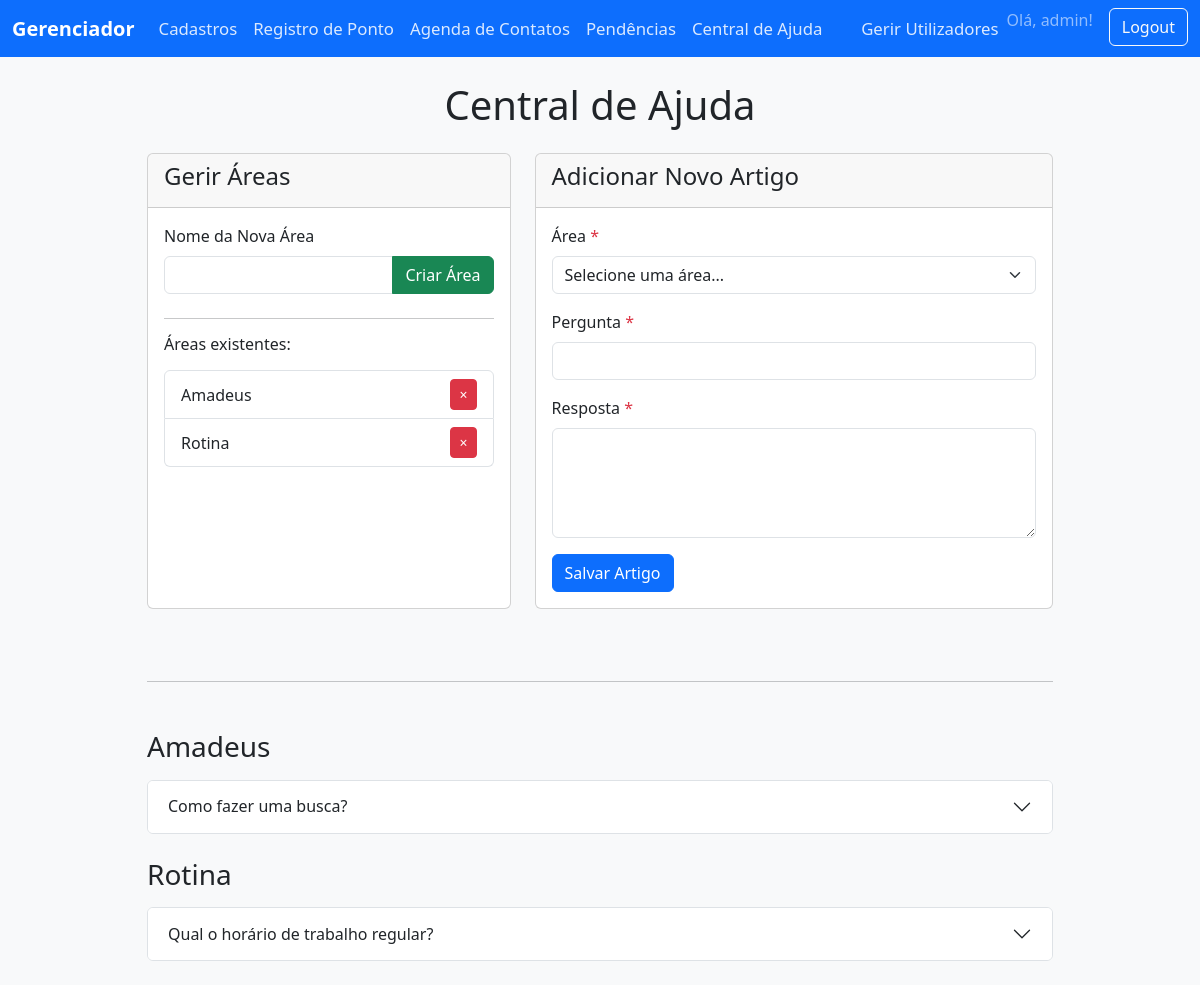
The app's page /ajuda (signed in), older data.
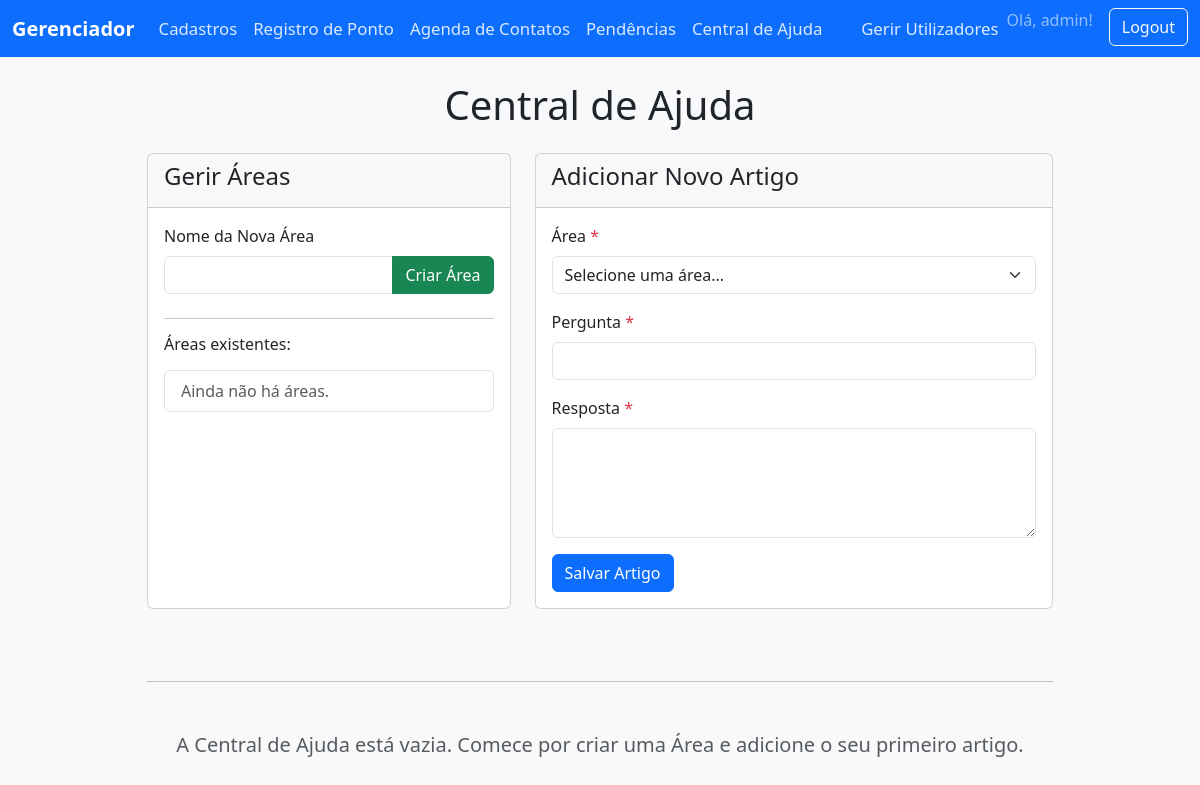
The same page, newer data.
### app.py (models this page shows)
class CategoriaAjuda(db.Model):
    id = db.Column(db.Integer, primary_key=True)
    nome = db.Column(db.String(100), unique=True, nullable=False)
    artigos = db.relationship('ArtigoAjuda', backref='categoria', lazy=True, cascade="all, delete-orphan")

class ArtigoAjuda(db.Model):
    id = db.Column(db.Integer, primary_key=True)
    pergunta = db.Column(db.String(200), nullable=False)
    resposta = db.Column(db.Text, nullable=False)
    categoria_id = db.Column(db.Integer, db.ForeignKey('categoria_ajuda.id'), nullable=False)

### app.py (the view, shortened to what this page needs)
@app.route('/ajuda', methods=['GET', 'POST'])
@login_required
def ajuda():
    categorias = CategoriaAjuda.query.order_by(CategoriaAjuda.nome.asc()).all()
    return render_template('ajuda.html', categorias=categorias)

### app.py (called while the page is built)
@login_manager.user_loader
def load_user(user_id):
    return User.query.get(int(user_id))

### templates/ajuda.html (shortened to what the changed rows need)
{% extends "base.html" %}
{% block content %}
<div class="container mt-4">
    <div class="row">
        <div class="col-md-10 mx-auto">
            <h1 class="mb-4 text-center">Central de Ajuda</h1>
            {% if current_user.is_admin %}
            <div class="row">
                <div class="col-md-5 mb-4">
                    <div class="card h-100">
                        <div class="card-body">
                            <ul class="list-group">
                                {% for cat in categorias %}
                                <li class="list-group-item d-flex justify-content-between align-items-center">
                                    {{ cat.nome }}
                                    <form action="{{ url_for('deletar_categoria_ajuda', id=cat.id) }}" method="POST" onsubmit="return confirm('Atenção: Apagar esta área irá apagar TODAS as perguntas dentro dela. Tem a certeza?');">
                                        <button type="submit" class="btn btn-sm btn-danger">&times;</button>
                                    </form>
                                </li>
                                {% else %}
                                <li class="list-group-item text-muted">Ainda não há áreas.</li>
                                {% endfor %}
                            </ul>
                        </div>
                    </div>
                </div>
                <div class="col-md-7 mb-4">
                </div>
            </div>
            {% endif %}
            <hr class="my-5">
            {% for categoria in categorias %}
                {% if categoria.artigos %}
                    <h3 class="mb-3">{{ categoria.nome }}</h3>
                    <div class="accordion mb-4" id="accordion-{{ categoria.id }}">
                        {% for artigo in categoria.artigos %}
                        <div class="accordion-item">
                            <h2 class="accordion-header" id="heading-{{ artigo.id }}">
                                <button class="accordion-button collapsed" type="button" data-bs-toggle="collapse" data-bs-target="#collapse-{{ artigo.id }}" aria-expanded="false" aria-controls="collapse-{{ artigo.id }}">
                                    {{ artigo.pergunta }}
                                </button>
                            </h2>
                        </div>
                        {% endfor %}
                    </div>
                {% endif %}
            {% else %}
                <p class="text-center text-muted fs-5 mt-5">A Central de Ajuda está vazia. Comece por criar uma Área e adicione o seu primeiro artigo.</p>
            {% endfor %}
        </div>
    </div>
</div>
{% endblock %}

Row changes from the older to the newer data that the page shows:
removed CategoriaAjuda: nome "Amadeus"
removed CategoriaAjuda: nome "Rotina"
removed ArtigoAjuda: pergunta "Como fazer uma busca?", shown under "Amadeus"
removed ArtigoAjuda: pergunta "Qual o horário de trabalho regular?", shown under "Rotina"
Text that changed along with them:
text now shown: "Ainda não há áreas. A Central de Ajuda está vazia. Comece por criar uma Área e adicione o seu primeiro artigo."
